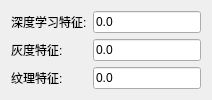
                       <widget class="QWidget" name="fe_custom">
                        <layout class="QGridLayout" name="gridLayout_25">
                         <item row="0" column="0">
                          <widget class="QLabel" name="label_deep">
                           <property name="text">
                            <string>深度学习特征:</string>
                           </property>
                          </widget>
                         </item>
                         <item row="0" column="1">
                          <widget class="QLineEdit" name="le_deep_weight">
                           <property name="text">
                            <string>0.0</string>
                           </property>
                          </widget>
                         </item>
                         <item row="1" column="0">
                          <widget class="QLabel" name="label_gray">
                           <property name="text">
                            <string>灰度特征:</string>
                           </property>
                          </widget>
                         </item>
                         <item row="1" column="1">
                          <widget class="QLineEdit" name="le_gray_weight">
                           <property name="text">
                            <string>0.0</string>
                           </property>
                          </widget>
                         </item>
                         <item row="2" column="0">
                          <widget class="QLabel" name="label_text">
                           <property name="text">
                            <string>纹理特征:</string>
                           </property>
                          </widget>
                         </item>
                         <item row="2" column="1">
                          <widget class="QLineEdit" name="le_text_weight">
                           <property name="text">
                            <string>0.0</string>
                           </property>
                          </widget>
                         </item>
                        </layout>
                       </widget>
